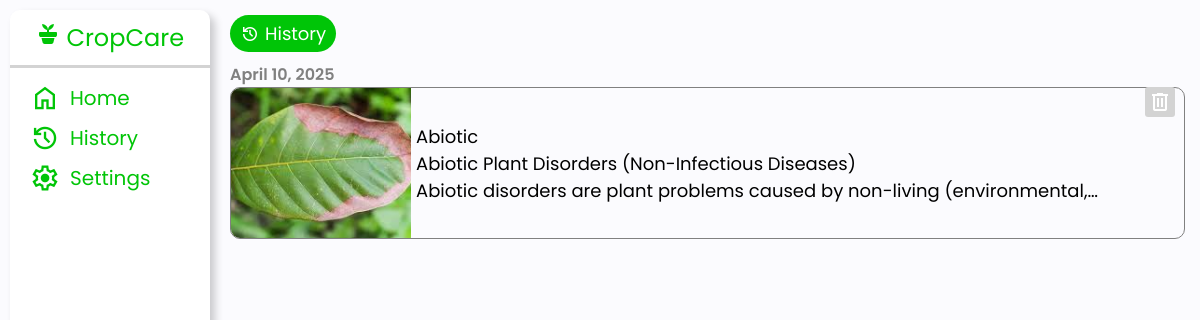
Screenshot of /history.php (signed in) with the database file from the repository.
### tables this page shows
CREATE TABLE `disease_result` (
  `disease_result_id` int(11) NOT NULL,
  `name` varchar(255) DEFAULT NULL,
  `result` text DEFAULT NULL,
  `image` varchar(255) DEFAULT NULL,
  `other_disease_id` int(11) DEFAULT NULL,
  `user_id` int(11) DEFAULT NULL,
  `created_at` timestamp NOT NULL DEFAULT current_timestamp()
);

### history.php (the view, shortened to what this page needs)
<?php
require 'db/config.php';
$stmt = $pdo->prepare("SELECT * FROM disease_result WHERE user_id = :user_id ORDER BY created_at DESC");
$stmt->execute([':user_id' => $_SESSION['user_id']]);
$histories = $stmt->fetchAll(PDO::FETCH_ASSOC);
?>
<!DOCTYPE html>
<html lang="en">
<head>
    <link rel="stylesheet" href="styles.css">
</head>
<body>
<?php include_once("partials/header.php") ?>
     <section class="history">
        <div class="icon-text">
            <span class="material-symbols-outlined">
            </span>
            History
        </div>
        <div class="cards-container">
            <?php if (!empty($histories)) : ?>
                <?php foreach ($histories as $history) : ?>
                    <div class="card">
                        <form action="" method="POST">
                            <div class="delete-icon">
                                <button type="submit">
                                    <span class="material-symbols-outlined">
                                    </span>
                                </button>
                            </div>
                        </form>
                        <div class="date poppins-semibold"><?= htmlspecialchars(date('F j, Y', strtotime($history['created_at']))) ?></div>
                        <div class="card-container">
                            <div class="img-container">
                                <img src="uploads/<?= htmlspecialchars($history['image']) ?>" alt="">
                            </div>
                            <a href="history-page.php?id=<?= htmlspecialchars($history['disease_result_id']) ?>" class="text-container">
                                <div class="disease-name"><?= htmlspecialchars($history['name']) ?></div>
                                <div class="disease-description"><?= ($history['result']) ?></div>
                            </a>
                        </div>
                </div>
                <?php endforeach; ?>
            <?php endif; ?>
        </div>
     </section>
</body>
</html>

### styles.css (style rules this page uses)
:root { --primary-color: #00c507; --primary-dark-color: #00a005; --primary-light-color: #9aff9d; --primary-lighter-color: #e5ffe6; --red-color: #FF4B4B; --red-dark-color: #b92424; --orange-color: #ffa500; --orange-dark-color: #ba7900; --grey: #808080; --light-grey: #D3D3D3; --lighter-grey: #F2F2F2; --white: #FFFFFF; --black: #000000; --mid-grey: #666A6D; --dark-medium-grey: #A9A9A9; --background: #FBFBFE; }
* { margin: 0; padding: 0; box-sizing: border-box; font-family: "Poppins", serif; }
body { font-family: "Poppins", serif; background: var(--background); display: flex; flex-direction: column; align-items: center; justify-content: center; user-select: none; -webkit-user-select: none; -moz-user-select: none; -ms-user-select: none; -webkit-tap-highlight-color: transparent; touch-action: manipulation; }
.poppins-semibold { font-family: "Poppins", serif; font-weight: 600; font-style: normal; }
.icon-text { background: var(--primary-color); display: flex; align-items: center; justify-content: center; border-radius: 25px; padding: 5px 10px; gap: 5px; max-width: fit-content; color: var(--white); font-size: 12px; }
.icon-text span { font-size: 15px; }
form { display: flex; flex-direction: column; gap: 10px; }
form button { padding: 13px; border-radius: 10px; background: var(--primary-color); border: none; color: white; font-size: 20px; transition: .3s ease; }
.history { display: flex; flex-direction: column; width: 100%; padding: 15px; gap: 10px; margin-bottom: 70px; }
.history .cards-container { display: flex; position: relative; flex-direction: column; gap: 10px; }
.history .cards-container .card .delete-icon { position: absolute; margin-top: 25px; margin-right: 10px; border-radius: 50%; right: 0; }
.history .cards-container .card .delete-icon button { background: var(--light-grey); padding: 3px; display: flex; align-items: center; justify-content: center; border-radius: 3px; }
.history .cards-container .card { text-decoration: none; position: relative; color: var(--black); }
.history .cards-container .card .card-container { display: flex; gap: 5px; align-items: center; justify-content: center; border: 1px solid var(--grey); border-radius: 10px; overflow: hidden; width: 100%; padding-right: 5px; }
.history .cards-container .card .date { color: var(--grey); font-size: 12px; font-weight: var; }
.history .cards-container .card .card-container .img-container { width: 100%; height: 100px; max-width: 120px; }
.history .cards-container .card .card-container .img-container img { height: 100%; width: 100%; object-fit: cover; object-position: center; }
.history .cards-container .card .card-container .text-container { width: 100%; max-width: 100%; display: -webkit-box; -webkit-line-clamp: 3; -webkit-box-orient: vertical; overflow: hidden; text-decoration: none; color: var(--black); }
@media (min-width:1025px) { .icon-text { font-size: 18px; } }
@media (min-width:1025px) { .icon-text span { font-size: 20px; } }
@media (min-width:1025px) { form { display: flex; flex-direction: column; gap: 10px; } }
@media (min-width:1025px) { form button { padding: 13px; border-radius: 10px; background: var(--primary-color); border: none; color: white; font-size: 20px; transition: .3s ease; } }
@media (min-width:1025px) { .history { max-width: 1200px; padding: 15px 15px 10px 230px; gap: 10px; margin-bottom: 0px; } }
@media (min-width:1025px) { .history .cards-container { gap: 20px; } }
@media (min-width:1025px) { .history .cards-container .card { transition: transform 0.3s ease; } }
@media (min-width:1025px) { .history .cards-container .card .date { font-size: 16px; } }
@media (min-width:1025px) { .history .cards-container .card .card-container .img-container { height: 150px; max-width: 180px; } }
@media (min-width:1025px) { .history .cards-container .card .card-container .text-container { width: 100%; max-width: 100%; display: -webkit-box; -webkit-line-clamp: 3; -webkit-box-orient: vertical; overflow: hidden; font-size: 18px; } }

### rows the page displays
disease_result: created_at "April 10, 2025", image (picture), name "Abiotic", result "Abiotic Plant Disorders (Non-Infectious Diseases) Abiotic disorders are plant problems caused by non-living…"
